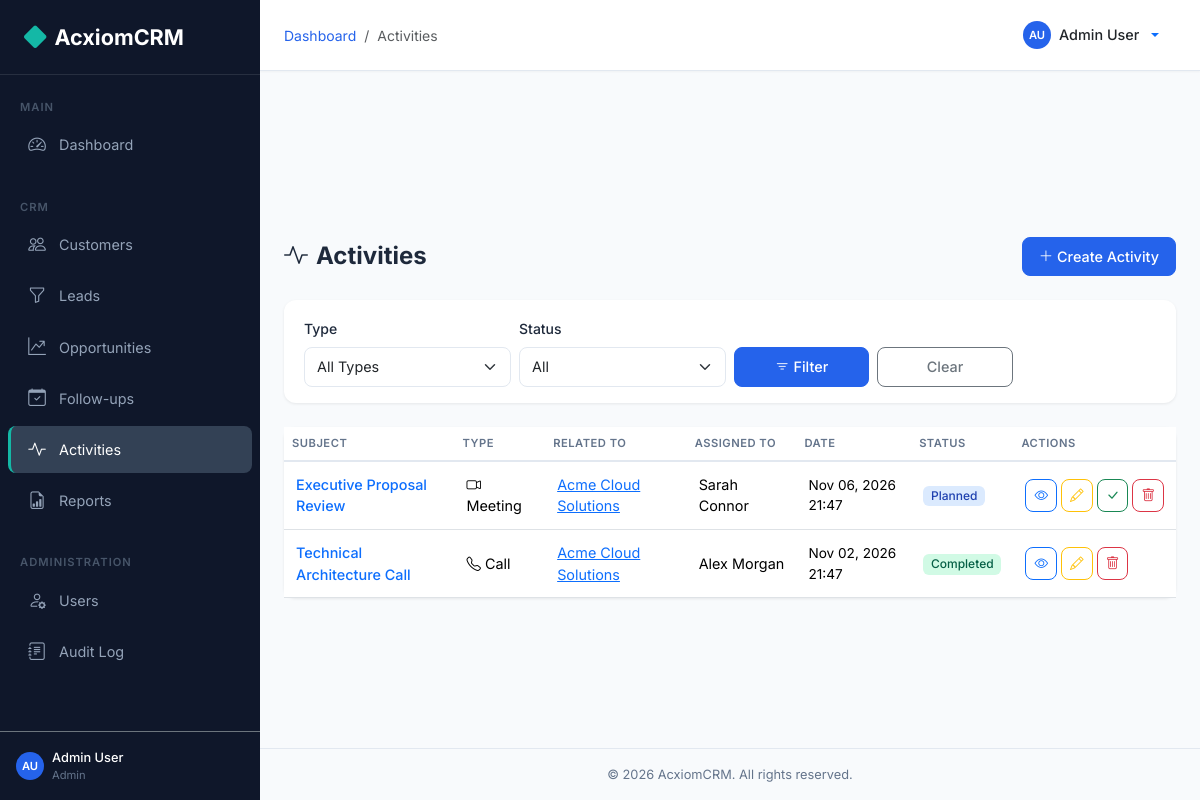
Screenshot of /activities/ (signed in) with the database file from the repository.
### backend/models.py (models this page shows, shortened)
class User(UserMixin, db.Model):
    __tablename__ = 'users'
    id = db.Column(db.Integer, primary_key=True)
    first_name = db.Column(db.String(50), nullable=False)
    last_name = db.Column(db.String(50), nullable=False)
    email = db.Column(db.String(120), unique=True, nullable=False, index=True)
    password_hash = db.Column(db.String(256), nullable=False)
    phone = db.Column(db.String(20))
    role_id = db.Column(db.Integer, db.ForeignKey('roles.id'), nullable=False)
    is_active = db.Column(db.Boolean, default=True)
    failed_login_count = db.Column(db.Integer, default=0)
    lockout_until = db.Column(db.DateTime, nullable=True)
    created_at = db.Column(db.DateTime, default=datetime.utcnow)
    updated_at = db.Column(db.DateTime, default=datetime.utcnow, onupdate=datetime.utcnow)
    customers = db.relationship('Customer', backref='assigned_user', lazy='dynamic', foreign_keys='Customer.assigned_to')
    leads = db.relationship('Lead', backref='assigned_user', lazy='dynamic', foreign_keys='Lead.assigned_to')
    opportunities = db.relationship('Opportunity', backref='assigned_user', lazy='dynamic', foreign_keys='Opportunity.assigned_to')
    @property
    def full_name(self):
        return f'{self.first_name} {self.last_name}'
    def is_admin(self):
        return self.role and self.role.name == 'Admin'

class Role(db.Model):
    __tablename__ = 'roles'
    id = db.Column(db.Integer, primary_key=True)
    name = db.Column(db.String(50), unique=True, nullable=False)
    description = db.Column(db.String(200))
    permissions = db.relationship('Permission', secondary=role_permissions, backref='roles')
    users = db.relationship('User', backref='role', lazy='dynamic')

class Activity(db.Model):
    __tablename__ = 'activities'
    id = db.Column(db.Integer, primary_key=True)
    subject = db.Column(db.String(200), nullable=False)
    type = db.Column(db.String(20), nullable=False)  # Call, Meeting, Email, Task
    description = db.Column(db.Text)
    customer_id = db.Column(db.Integer, db.ForeignKey('customers.id'))
    lead_id = db.Column(db.Integer, db.ForeignKey('leads.id'))
    opportunity_id = db.Column(db.Integer, db.ForeignKey('opportunities.id'))
    assigned_to = db.Column(db.Integer, db.ForeignKey('users.id'))
    activity_date = db.Column(db.DateTime, default=datetime.utcnow)
    status = db.Column(db.String(20), default='Planned')  # Planned, Completed, Cancelled
    created_by = db.Column(db.Integer, db.ForeignKey('users.id'))
    created_at = db.Column(db.DateTime, default=datetime.utcnow)
    updated_at = db.Column(db.DateTime, default=datetime.utcnow, onupdate=datetime.utcnow)
    assignee = db.relationship('User', foreign_keys=[assigned_to])
    creator = db.relationship('User', foreign_keys=[created_by])

class Customer(db.Model):
    __tablename__ = 'customers'
    id = db.Column(db.Integer, primary_key=True)
    name = db.Column(db.String(100), nullable=False)
    email = db.Column(db.String(120), index=True)
    phone = db.Column(db.String(20))
    company = db.Column(db.String(100))
    industry = db.Column(db.String(50))
    address = db.Column(db.String(200))
    city = db.Column(db.String(50))
    state = db.Column(db.String(50))
    country = db.Column(db.String(50))
    assigned_to = db.Column(db.Integer, db.ForeignKey('users.id'))
    created_by = db.Column(db.Integer, db.ForeignKey('users.id'))
    created_at = db.Column(db.DateTime, default=datetime.utcnow)
    updated_at = db.Column(db.DateTime, default=datetime.utcnow, onupdate=datetime.utcnow)
    opportunities = db.relationship('Opportunity', backref='customer', lazy='dynamic')
    followups = db.relationship('FollowUp', backref='customer', lazy='dynamic')
    activities = db.relationship('Activity', backref='customer', lazy='dynamic')
    creator = db.relationship('User', foreign_keys=[created_by])

### backend/routes/activities.py (the view)
@activities_bp.route('/')
@login_required
def list_activities():
    act_type = request.args.get('type', '').strip()
    status = request.args.get('status', '').strip()
    page = request.args.get('page', 1, type=int)
    q = _base_query()
    if act_type:
        q = q.filter_by(type=act_type)
    if status:
        q = q.filter_by(status=status)
    activities = q.order_by(Activity.activity_date.desc()).paginate(page=page, per_page=PER_PAGE, error_out=False)
    return render_template('activities/list.html', activities=activities)

### frontend/templates/activities/list.html (shortened to what this page needs)
{% extends 'base.html' %}
{% block breadcrumb %}
<li class="breadcrumb-item"><a href="{{ url_for('dashboard.index') }}">Dashboard</a></li>
<li class="breadcrumb-item active">Activities</li>
{% endblock %}
{% block content %}
<div class="page-header">
    <h1><i class="bi bi-activity me-2"></i>Activities</h1>
    <a href="{{ url_for('activities.create') }}" class="btn btn-primary"><i class="bi bi-plus-lg me-1"></i>Create Activity</a>
</div>
<div class="filter-bar">
    <form method="GET" class="row g-2 align-items-end">
        <div class="col-md-3">
            <label class="form-label">Type</label>
            <select class="form-select" name="type">
                <option value="">All Types</option>
            </select>
        </div>
        <div class="col-md-3">
            <label class="form-label">Status</label>
            <select class="form-select" name="status">
                <option value="">All</option>
            </select>
        </div>
        <div class="col-md-2"><button type="submit" class="btn btn-primary w-100"><i class="bi bi-filter me-1"></i>Filter</button></div>
        <div class="col-md-2"><a href="{{ url_for('activities.list_activities') }}" class="btn btn-outline-secondary w-100">Clear</a></div>
    </form>
</div>
<div class="card">
    <div class="card-body p-0">
        {% if activities.items %}
        <div class="table-responsive">
            <table class="table table-hover mb-0">
                <thead><tr><th>Subject</th><th>Type</th><th>Related To</th><th>Assigned To</th><th>Date</th><th>Status</th><th>Actions</th></tr></thead>
                <tbody>
                    {% for a in activities.items %}
                    <tr>
                        <td><a href="{{ url_for('activities.detail', id=a.id) }}" class="text-decoration-none fw-medium">{{ a.subject }}</a></td>
                        <td><i class="bi {% if a.type == 'Call' %}bi-telephone{% elif a.type == 'Meeting' %}bi-camera-video{% elif a.type == 'Email' %}bi-envelope{% else %}bi-check2-square{% endif %} me-1"></i>{{ a.type }}</td>
                        <td>{% if a.customer %}<a href="{{ url_for('customers.detail', id=a.customer.id) }}">{{ a.customer.name }}</a>{% elif a.lead %}<a href="{{ url_for('leads.detail', id=a.lead.id) }}">{{ a.lead.name }}</a>{% elif a.opportunity %}<a href="{{ url_for('opportunities.detail', id=a.opportunity.id) }}">{{ a.opportunity.name }}</a>{% else %}-{% endif %}</td>
                        <td>{{ a.assignee.full_name if a.assignee else '-' }}</td>
                        <td style="font-size:0.85rem;">{{ a.activity_date.strftime('%b %d, %Y %H:%M') }}</td>
                        <td><span class="badge badge-{{ a.status|lower }}">{{ a.status }}</span></td>
                        <td class="text-nowrap">
                            <a href="{{ url_for('activities.detail', id=a.id) }}" class="btn btn-sm btn-outline-primary btn-icon"><i class="bi bi-eye"></i></a>
                            <a href="{{ url_for('activities.edit', id=a.id) }}" class="btn btn-sm btn-outline-warning btn-icon"><i class="bi bi-pencil"></i></a>
                            {% if a.status != 'Completed' %}
                            <form method="POST" action="{{ url_for('activities.complete', id=a.id) }}" class="d-inline"><input type="hidden" name="csrf_token" value="{{ csrf_token() }}"/><button class="btn btn-sm btn-outline-success btn-icon" title="Complete"><i class="bi bi-check-lg"></i></button></form>
                            {% endif %}
                            <button class="btn btn-sm btn-outline-danger btn-icon" data-delete-url="{{ url_for('activities.delete', id=a.id) }}" data-delete-name="{{ a.subject }}"><i class="bi bi-trash"></i></button>
                        </td>
                    </tr>
                    {% endfor %}
                </tbody>
            </table>
        </div>
        {% else %}
        <div class="empty-state"><i class="bi bi-activity"></i><p>No activities found</p></div>
        {% endif %}
    </div>
</div>
{% endblock %}

### frontend/templates/base.html (shortened to what this page needs)
<!DOCTYPE html>
<html lang="en">
<head>
    <link href="https://cdn.jsdelivr.net/npm/bootstrap@5.3.2/dist/css/bootstrap.min.css" rel="stylesheet">
    <link href="https://cdn.jsdelivr.net/npm/bootstrap-icons@1.11.2/font/bootstrap-icons.min.css" rel="stylesheet">
    <link href="{{ url_for('static', filename='css/style.css') }}" rel="stylesheet">
</head>
<body>
    <nav id="sidebar" class="sidebar">
        <div class="sidebar-brand">
            <i class="bi bi-diamond-fill"></i> AcxiomCRM
        </div>
        <div class="sidebar-nav">
            <div class="sidebar-section">Main</div>
            <ul class="nav flex-column">
                <li class="nav-item">
                    <a class="nav-link {% if request.endpoint == 'dashboard.index' %}active{% endif %}" href="{{ url_for('dashboard.index') }}">
                        <i class="bi bi-speedometer2"></i> Dashboard
                    </a>
                </li>
            </ul>
            <div class="sidebar-section mt-3">CRM</div>
            <ul class="nav flex-column">
                <li class="nav-item">
                    <a class="nav-link {% if 'customers' in (request.endpoint or '') %}active{% endif %}" href="{{ url_for('customers.list_customers') }}">
                        <i class="bi bi-people"></i> Customers
                    </a>
                </li>
                <li class="nav-item">
                    <a class="nav-link {% if 'leads' in (request.endpoint or '') %}active{% endif %}" href="{{ url_for('leads.list_leads') }}">
                        <i class="bi bi-funnel"></i> Leads
                    </a>
                </li>
                <li class="nav-item">
                    <a class="nav-link {% if 'opportunities' in (request.endpoint or '') %}active{% endif %}" href="{{ url_for('opportunities.list_opportunities') }}">
                        <i class="bi bi-graph-up-arrow"></i> Opportunities
                    </a>
                </li>
                <li class="nav-item">
                    <a class="nav-link {% if 'followups' in (request.endpoint or '') %}active{% endif %}" href="{{ url_for('followups.list_followups') }}">
                        <i class="bi bi-calendar-check"></i> Follow-ups
                    </a>
                </li>
                <li class="nav-item">
                    <a class="nav-link {% if 'activities' in (request.endpoint or '') %}active{% endif %}" href="{{ url_for('activities.list_activities') }}">
                        <i class="bi bi-activity"></i> Activities
                    </a>
                </li>
                <li class="nav-item">
                    <a class="nav-link {% if 'reports' in (request.endpoint or '') %}active{% endif %}" href="{{ url_for('reports.index') }}">
                        <i class="bi bi-file-earmark-bar-graph"></i> Reports
                    </a>
                </li>
            </ul>
            {% if current_user.is_admin() %}
            <div class="sidebar-section mt-3">Administration</div>
            <ul class="nav flex-column">
                <li class="nav-item">
                    <a class="nav-link {% if 'users' in (request.endpoint or '') %}active{% endif %}" href="{{ url_for('users.list_users') }}">
                        <i class="bi bi-person-gear"></i> Users
                    </a>
                </li>
                <li class="nav-item">
                    <a class="nav-link {% if 'audit' in (request.endpoint or '') %}active{% endif %}" href="{{ url_for('audit.list_logs') }}">
                        <i class="bi bi-journal-text"></i> Audit Log
                    </a>
                </li>
            </ul>
            {% endif %}
        </div>
        <div class="p-3 border-top border-secondary">
            <div class="d-flex align-items-center gap-2">
                <div class="user-avatar user-avatar-sm">{{ current_user.first_name[0] }}{{ current_user.last_name[0] }}</div>
                <div class="flex-grow-1">
                    <div style="font-size:0.8rem;color:#fff;font-weight:500;">{{ current_user.full_name }}</div>
                    <div style="font-size:0.7rem;color:#64748B;">{{ current_user.role.name }}</div>
                </div>
            </div>
        </div>
    </nav>
    <div class="main-content">
        <div class="top-navbar">
            <div class="d-flex align-items-center gap-3">
                <nav aria-label="breadcrumb">
                    <ol class="breadcrumb mb-0">
                        {% block breadcrumb %}{% endblock %}
                    </ol>
                </nav>
            </div>
            <div class="dropdown">
                <button class="btn btn-link text-decoration-none dropdown-toggle d-flex align-items-center gap-2" type="button" data-bs-toggle="dropdown">
                    <div class="user-avatar user-avatar-sm">{{ current_user.first_name[0] }}{{ current_user.last_name[0] }}</div>
                    <span class="text-dark fw-medium" style="font-size:0.9rem;">{{ current_user.full_name }}</span>
                </button>
            </div>
        </div>
        <div class="content-area pb-0 pt-3" style="padding-bottom:0!important;">
        </div>
        <div class="content-area">
            {% block content %}{% endblock %}
        </div>
        <div class="footer">
            &copy; 2026 AcxiomCRM. All rights reserved.
        </div>
    </div>
</body>
</html>

### rows the page displays
User: first_name "A", last_name "U", full_name "Admin User"
Role: role.name "Admin"
Activity: subject "Executive Proposal Review", type "Meeting", customer.name "Acme Cloud Solutions", assignee "Sarah Connor", activity_date "Nov 06, 2026 21:47", status "Planned"
Activity: subject "Technical Architecture Call", type "Call", customer.name "Acme Cloud Solutions", assignee "Alex Morgan", activity_date "Nov 02, 2026 21:47", status "Completed"
